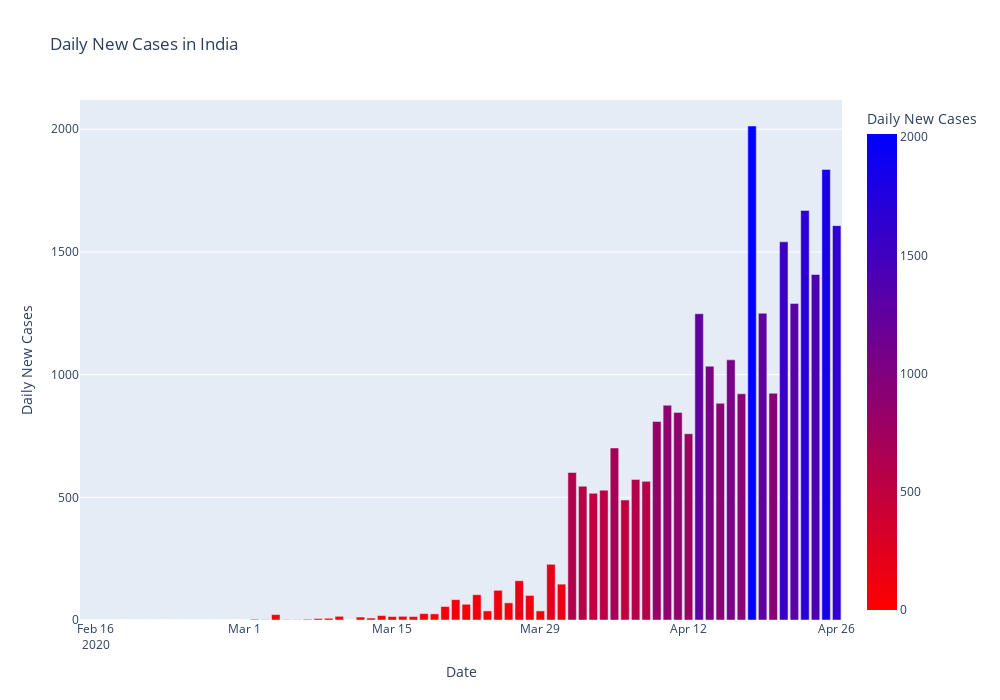

Notebook source saved alongside this figure:
### Markdown cell above
## Daily New Cases in India
using Bar Plot

### Code cell
fig = px.bar(ind_daily, x = 'Date', y = 'Daily New Cases', title = 'Daily New Cases in India', color = 'Daily New Cases',
            color_continuous_scale='Bluered_r', width = 1000, height = 700)
fig.show()

### Figure 1 — Plotly figure (JSON) as saved in the notebook; plotly's stock layout.template omitted (floating-point values rounded to 4 significant figures)
{"data": [{"alignmentgroup": "True", "hovertemplate": "Date=%{x}<br>Daily New Cases=%{marker.color}<extra></extra>", "legendgroup": "", "marker": {"color": [0, 0, 0, 0, 0, 0, 0, 0, 0, 0, 0, 0, 0, 0, 0, 0, 3, 1, 22, 1, 1, 3, 6, 7, 15, 0, 12, 8, 18, 14, 15, 14, 26, 25, 55, 83, 64, 103, 37, 121, 70, 160, 100, 37, 227, 146, 601, 545, 516, 529, 701, 489, 573, 565, 809, 875, 846, 759, 1248, 1034, 883, 1060, 922, 2013, 1250, 924, 1541, 1290, 1669, 1408, 1836, 1607], "coloraxis": "coloraxis"}, "name": "", "offsetgroup": "", "orientation": "v", "showlegend": false, "textposition": "auto", "type": "bar", "x": ["2020-02-15T00:00:00", "2020-02-16T00:00:00", "2020-02-17T00:00:00", "2020-02-18T00:00:00", "2020-02-19T00:00:00", "2020-02-20T00:00:00", "2020-02-21T00:00:00", "2020-02-22T00:00:00", "2020-02-23T00:00:00", "2020-02-24T00:00:00", "2020-02-25T00:00:00", "2020-02-26T00:00:00", "2020-02-27T00:00:00", "2020-02-28T00:00:00", "2020-02-29T00:00:00", "2020-03-01T00:00:00", "2020-03-02T00:00:00", "2020-03-03T00:00:00", "2020-03-04T00:00:00", "2020-03-05T00:00:00", "2020-03-06T00:00:00", "2020-03-07T00:00:00", "2020-03-08T00:00:00", "2020-03-09T00:00:00", "2020-03-10T00:00:00", "2020-03-11T00:00:00", "2020-03-12T00:00:00", "2020-03-13T00:00:00", "2020-03-14T00:00:00", "2020-03-15T00:00:00", "2020-03-16T00:00:00", "2020-03-17T00:00:00", "2020-03-18T00:00:00", "2020-03-19T00:00:00", "2020-03-20T00:00:00", "2020-03-21T00:00:00", "2020-03-22T00:00:00", "2020-03-23T00:00:00", "2020-03-24T00:00:00", "2020-03-25T00:00:00", "2020-03-26T00:00:00", "2020-03-27T00:00:00", "2020-03-28T00:00:00", "2020-03-29T00:00:00", "2020-03-30T00:00:00", "2020-03-31T00:00:00", "2020-04-01T00:00:00", "2020-04-02T00:00:00", "2020-04-03T00:00:00", "2020-04-04T00:00:00", "2020-04-05T00:00:00", "2020-04-06T00:00:00", "2020-04-07T00:00:00", "2020-04-08T00:00:00", "2020-04-09T00:00:00", "2020-04-10T00:00:00", "2020-04-11T00:00:00", "2020-04-12T00:00:00", "2020-04-13T00:00:00", "2020-04-14T00:00:00", "2020-04-15T00:00:00", "2020-04-16T00:00:00", "2020-04-17T00:00:00", "2020-04-18T00:00:00", "2020-04-19T00:00:00", "2020-04-20T00:00:00", "2020-04-21T00:00:00", "2020-04-22T00:00:00", "2020-04-23T00:00:00", "2020-04-24T00:00:00", "2020-04-25T00:00:00", "2020-04-26T00:00:00"], "xaxis": "x", "y": [0, 0, 0, 0, 0, 0, 0, 0, 0, 0, 0, 0, 0, 0, 0, 0, 3, 1, 22, 1, 1, 3, 6, 7, 15, 0, 12, 8, 18, 14, 15, 14, 26, 25, 55, 83, 64, 103, 37, 121, 70, 160, 100, 37, 227, 146, 601, 545, 516, 529, 701, 489, 573, 565, 809, 875, 846, 759, 1248, 1034, 883, 1060, 922, 2013, 1250, 924, 1541, 1290, 1669, 1408, 1836, 1607], "yaxis": "y"}], "layout": {"barmode": "relative", "coloraxis": {"colorbar": {"title": {"text": "Daily New Cases"}}, "colorscale": [[0, "rgb(255,0,0)"], [1, "rgb(0,0,255)"]]}, "height": 700, "legend": {"tracegroupgap": 0}, "title": {"text": "Daily New Cases in India"}, "width": 1000, "xaxis": {"anchor": "y", "domain": [0, 1], "title": {"text": "Date"}}, "yaxis": {"anchor": "x", "domain": [0, 1], "title": {"text": "Daily New Cases"}}}}
